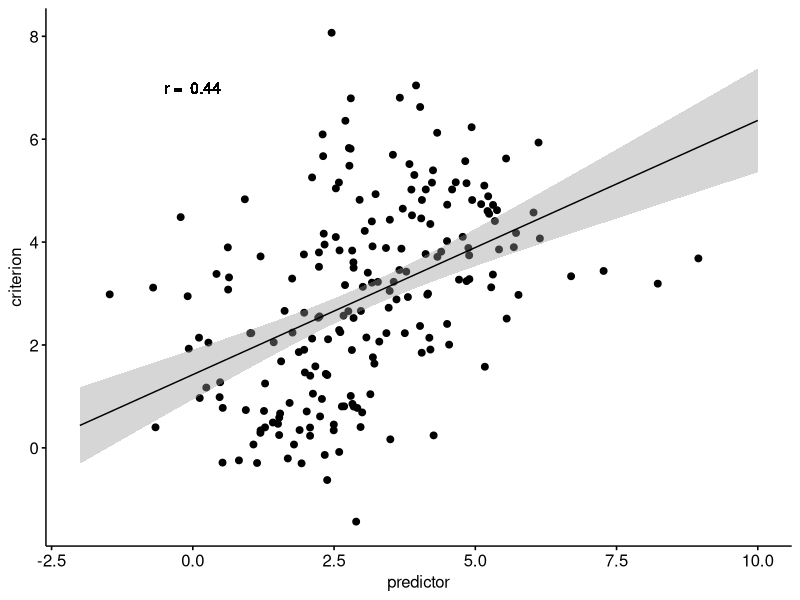
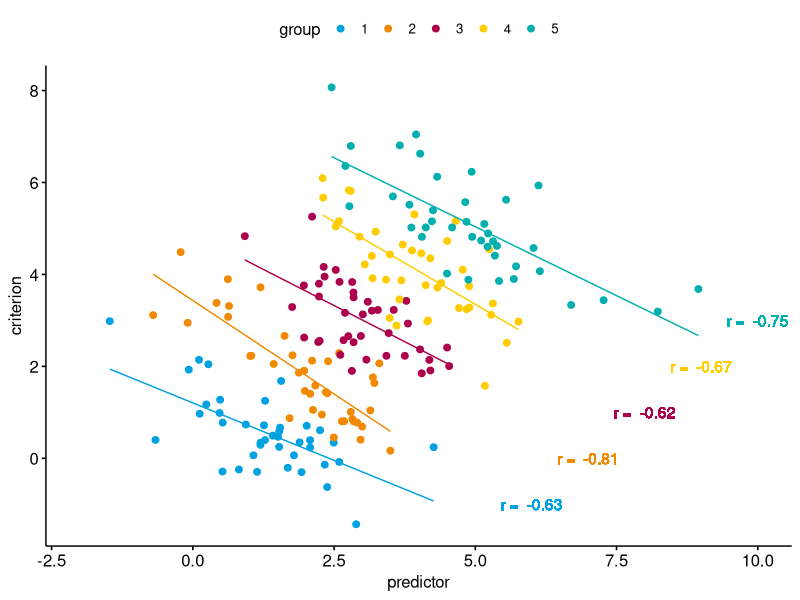
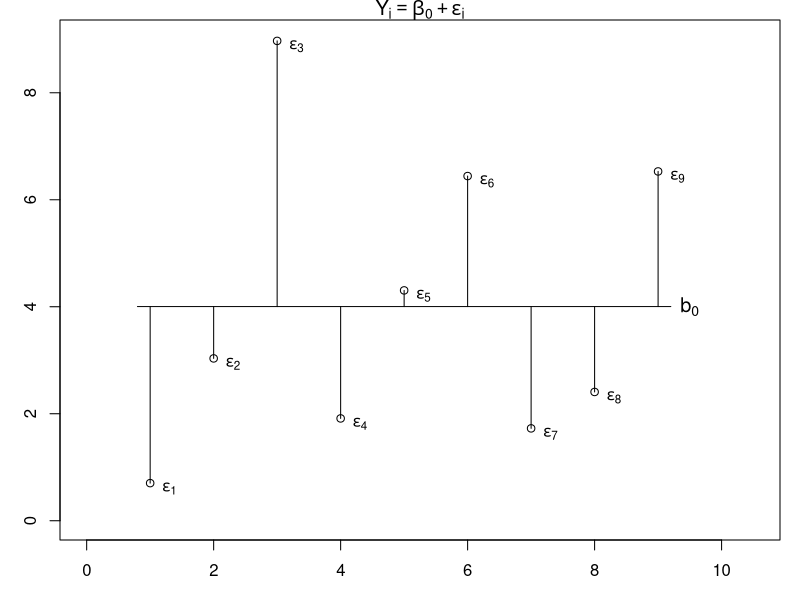
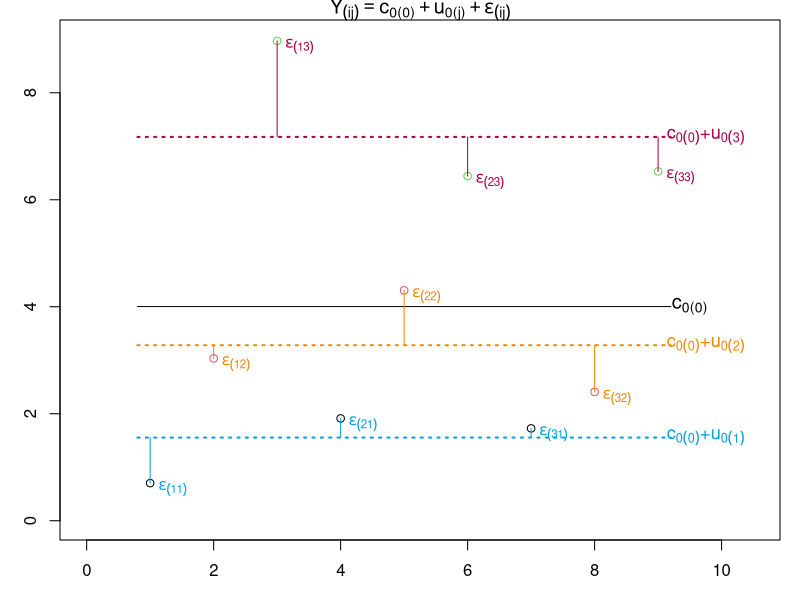
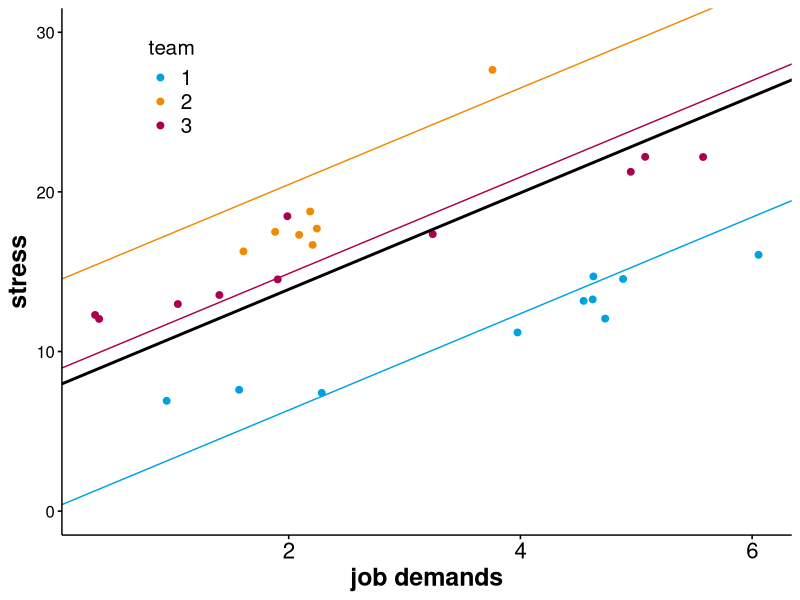
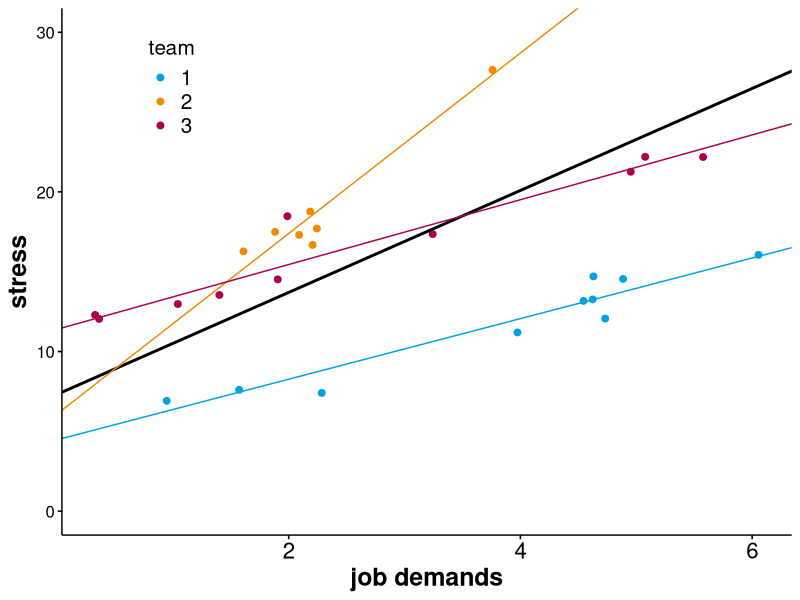

Recreate these plots in R, in order.
## ---- chunk 1
#| eval: true
#| echo: false
suppressMessages(library(MASS))
suppressMessages(library(ggpubr))

set.seed(1234)
df1 = data.frame(ID = 1:200, group = rep(1:5, each = 40),
                 mvrnorm(n = 200, mu = c(0,0), Sigma = matrix(c(1,-0.7,-0.7,1), nrow = 2)))

names(df1)[3:4] = c('predictor', 'criterion')

df1$criterion = df1$criterion + df1$group
df1$predictor = df1$predictor + df1$group

ggscatter(data = df1, x = 'predictor', y = 'criterion') +
  geom_smooth(aes(x = predictor, y = criterion), data = df1,
              method = 'lm', se = T, color = 'black', linewidth = 0.5, fullrange = T,
              formula = y ~ x) +
  geom_text(x = 0, y = 7, label = paste('r = ', format(round(cor(df1$predictor, df1$criterion), 2), nsmall = 2))) +
  xlim(-2,10)
  


## ---- chunk 2
#| eval: true
#| echo: false
suppressMessages(library(MASS))
suppressMessages(library(ggpubr))

# define custom colour palette
QUB_palette = c("#00A1E1", "#F18903", "#AC004D", "#FFCC00", "#00AFAE", "#672E6C")

df1$group = factor(df1$group)

ggscatter(data = df1, x = 'predictor', y = 'criterion', color = 'group', palette = QUB_palette[1:5]) +
  geom_smooth(aes(x = predictor, y = criterion), data = subset(df1, group == 1),
              method = 'lm', se = F, color = QUB_palette[1], linewidth = 0.5, fullrange = F,
              formula = y ~ x) +
    geom_smooth(aes(x = predictor, y = criterion), data = subset(df1, group == 2),
              method = 'lm', se = F, color = QUB_palette[2], linewidth = 0.5, fullrange = F,
              formula = y ~ x) +
    geom_smooth(aes(x = predictor, y = criterion), data = subset(df1, group == 3),
              method = 'lm', se = F, color = QUB_palette[3], linewidth = 0.5, fullrange = F,
              formula = y ~ x) +
    geom_smooth(aes(x = predictor, y = criterion), data = subset(df1, group == 4),
              method = 'lm', se = F, color = QUB_palette[4], linewidth = 0.5, fullrange = F,
              formula = y ~ x) +
    geom_smooth(aes(x = predictor, y = criterion), data = subset(df1, group == 5),
              method = 'lm', se = F, color = QUB_palette[5], linewidth = 0.5, fullrange = F,
              formula = y ~ x) + 
    geom_text(x = 6, y = -1, color = QUB_palette[1],
              label = paste('r = ', 
                            format(round(cor(df1$predictor[df1$group==1], 
                                             df1$criterion[df1$group==1]), 2), nsmall = 2))) +
    geom_text(x = 7, y = 0, color = QUB_palette[2],
            label = paste('r = ', 
                          format(round(cor(df1$predictor[df1$group==2], 
                                           df1$criterion[df1$group==2]), 2), nsmall = 2))) + 
    geom_text(x = 8, y = 1, color = QUB_palette[3],
            label = paste('r = ', 
                          format(round(cor(df1$predictor[df1$group==3], 
                                           df1$criterion[df1$group==3]), 2), nsmall = 2))) + 
    geom_text(x = 9, y = 2, color = QUB_palette[4],
            label = paste('r = ', 
                          format(round(cor(df1$predictor[df1$group==4], 
                                           df1$criterion[df1$group==4]), 2), nsmall = 2))) + 
    geom_text(x = 10, y = 3, color = QUB_palette[5],
            label = paste('r = ', 
                          format(round(cor(df1$predictor[df1$group==5], 
                                           df1$criterion[df1$group==5]), 2), nsmall = 2))) +
  xlim(-2,10)
  
  
  


## ---- chunk 3
#| eval: true
#| echo: false
suppressMessages(library(lme4))

set.seed(11534)
data3 = data.frame(VP = 1:9, group = rep(c(1,2,3), 3), y = runif(9, 0, 3) -2 + rep(c(1,2,4), 3)*2)

mod3a = lm(y ~ 1, data = data3)
mod3b = lmer(y ~ 1 + (1|group), data = data3)

data3$resid3b = residuals(mod3b)

    par(mar = c(3,3,1,1))
    plot(data3$VP, data3$y, ylab = 'Criterion Y', xlab = 'Participant', ylim = c(0, 9), xlim = c(0,10.5),
         main = expression(Y[i] == beta[0] + epsilon[i]))
    lines(x = c(0.8,9.2), y = c(coef(mod3a),coef(mod3a)))
    text(x = 9.5, y = coef(mod3a), expression(b[0]), cex = 1.2)
    for(i in 1:length(data3$VP)){
      lines(x = c(data3$VP[i], data3$VP[i]), 
            y = c(coef(mod3a)[1], coef(mod3a)[1] + residuals(mod3a)[i]))
      text(x = data3$VP[i] + 0.3, y = (coef(mod3a)[1] + residuals(mod3a)[i])-0.1,
           bquote(epsilon[.(i)]))}
    
   
## ---- chunk 4
#| eval: true
#| echo: false

 par(mar = c(3,3,1,1))
    plot(data3$VP, data3$y, col = factor(data3$group), ylab = 'Criterion', xlab = 'Participant', ylim = c(0, 9), xlim = c(0,10.5), main = expression(Y[(ij)] == c['0(0)'] + u['0(j)'] + epsilon[(ij)]))
    lines(x = c(0.8, 9.2), y = c(fixef(mod3b)[1], fixef(mod3b)[1]))
    text(x = 9.5, y = fixef(mod3b), expression(c['0(0)']), cex = 1.2)

    for(i in 1:3){
  
      lines(unlist(coef(mod3b))[i], 0, col = QUB_palette[i])
      lines(x = c(0.8, 9.2), y = c(unlist(coef(mod3b))[i], unlist(coef(mod3b))[i]), lty = 3, lwd = 2, col = QUB_palette[i])
      text(x = 9.75, y = unlist(coef(mod3b))[i], 
           bquote(paste(c[0(0)], "+", u[0(.(i))]))
           , cex = 1.1, col = QUB_palette[i])
  
      tmp = subset(data3, group == i)
  
      for(j in 1:3){
        lines(x = c(tmp$VP[j], tmp$VP[j]), y = c(unlist(coef(mod3b))[i], unlist(coef(mod3b))[i] + tmp$resid3b[j]), col = QUB_palette[i])
        text(x = tmp$VP[j] + 0.35, y = ( unlist(coef(mod3b))[i] + tmp$resid3b[j])-0.1,
           bquote(paste(epsilon[(.(j)*.(i))]))
           , col = QUB_palette[i])
        }
      }
## ---- chunk 5
#| eval: true
#| echo: false

set.seed(1234)
df2 = data.frame(ID = 1:30, team = factor(rep(1:3, each = 10)),
                 demands = (runif(30, 1, 7)) + 
                   (rep(rnorm(3, 0, 1), each = 10))
                 )
df2$stress = (as.numeric(df2$team)*4 + rep(rnorm(2, 3, 1), each = 10)*df2$demands + rnorm(30, 0, 3)*0.5)

mod1 = lmer(stress ~ demands + (1|team), data = df2)

p2 = ggscatter(data = df2, x = 'demands', y = 'stress', color = 'team', palette = QUB_palette[1:3]) + 
  geom_abline(slope = fixef(mod1)[2], intercept = fixef(mod1)[1], linewidth = 1) +
  geom_abline(slope = fixef(mod1)[2], intercept = fixef(mod1)[1] + (unlist(ranef(mod1)$team))[1], color = QUB_palette[1]) +
  geom_abline(slope = fixef(mod1)[2], intercept = fixef(mod1)[1] + (unlist(ranef(mod1)$team))[2], color = QUB_palette[2]) +
  geom_abline(slope = fixef(mod1)[2], intercept = fixef(mod1)[1] + (unlist(ranef(mod1)$team))[3], color = QUB_palette[3])

ggpar(p2, legend = c(0.15, 0.85), legend.title = "team", font.y = c(18, 'bold'),
      font.x = c(18, "bold"), font.xtickslab = 16, font.legend = 15, 
      xlab = 'job demands', ylim = c(0, 30))



## ---- chunk 6
#| eval: true
#| echo: false


mod2 = suppressMessages(lmer(stress ~ demands + (1+demands|team), data = df2))


p3 = ggscatter(data = df2, x = 'demands', y = 'stress', color = 'team', palette = QUB_palette[1:3]) + 
  geom_abline(slope = fixef(mod2)[2], intercept = fixef(mod2)[1], linewidth = 1) +
  geom_abline(slope = fixef(mod2)[2] + ranef(mod2)$team[,2][1], 
              intercept = fixef(mod2)[1] + ranef(mod2)$team[,1][1], 
              color = QUB_palette[1]) +
    geom_abline(slope = fixef(mod2)[2] + ranef(mod2)$team[,2][2], 
              intercept = fixef(mod2)[1] + ranef(mod2)$team[,1][2], 
              color = QUB_palette[2]) +
    geom_abline(slope = fixef(mod2)[2] + ranef(mod2)$team[,2][3], 
              intercept = fixef(mod2)[1] + ranef(mod2)$team[,1][3], 
              color = QUB_palette[3])

ggpar(p3, legend = c(0.15, 0.85), legend.title = "team", font.y = c(18, 'bold'),
      font.x = c(18, "bold"), font.xtickslab = 16, font.legend = 15, 
      xlab = 'job demands', ylim = c(0, 30))



## ---- chunk 7
#| eval: true
#| echo: false
### generate some multi-level data

# number of participants (level-2 grouping variable)
nParticipants = 30

# number of trials per participant
nTrials = 30

# generate continuous level-1 predictor
set.seed(123)

df1 = data.frame(
  # participant ID
  ID = rep(1:nParticipants, each = nTrials),
  difficulty = factor(rep(c('difficult', 'easy'), each = nParticipants*nTrials/2),
                      levels = c('difficult', 'easy')),
  trial = rep(1:nTrials, nParticipants),
  intensity = round(rnorm(nParticipants*nTrials, 10, 3))
)

# compute the DV performance
df1$performance = round(
  20 +  # fixed intercept
  rep(rnorm(nParticipants, mean = 0, sd = 4), each = nTrials) +  # random intercepts
  5*as.numeric(df1$difficulty) + # fixed effect of task difficulty
  rep(rnorm(nParticipants, mean = 0.3, sd = 0.3), each = nTrials) * df1$intensity + # fixed and random slopes
  0.5*as.numeric(df1$difficulty)*df1$intensity + # cross-level interaction
  rnorm(nParticipants*nTrials, mean = 0, sd = 3)  # residual
  ,2)
  

head(df1)

## ---- chunk 8
#| eval: true
#| echo: false
# load the required libraries (lmerTest automatically loads lme4)
library(lmerTest)

# define the variance component model (intercept only)
mod1 = lmer(performance ~ 1 + (1|ID), data = df1)

summary(mod1)
## ---- chunk 9
#| eval: true
#| echo: false
#| code-overflow: wrap
# fixed slope model with random intercepts
mod2 = lmer(performance ~ 1 + intensity + (1|ID), data = df1)

summary(mod2)

## ---- chunk 10
#| eval: true
#| echo: false
#| code-overflow: wrap
# fixed slope model with random intercepts
mod3 = lmer(performance ~ 1 + intensity + difficulty + (1|ID), data = df1)

summary(mod3)
## ---- chunk 11
#| eval: true
#| echo: false
#| code-overflow: wrap
# model with random slopes for the level-1 predictor
mod4 = lmer(performance ~ 1 + intensity + difficulty + (1 + intensity|ID), data = df1)

summary(mod4)
## ---- chunk 12
#| eval: true
#| echo: false
#| code-overflow: wrap
# model with random slopes for the level-1 predictor
mod5 = lmer(performance ~ 1 + intensity * difficulty + (1 + intensity|ID), data = df1, control = )

summary(mod5)
## ---- chunk 13
#| eval: true
#| echo: false
#| code-overflow: wrap
# comparison of five nested multi-level models predicting performance in a fictional experiment
suppressMessages(anova(mod1, mod2, mod3, mod4, mod5))
